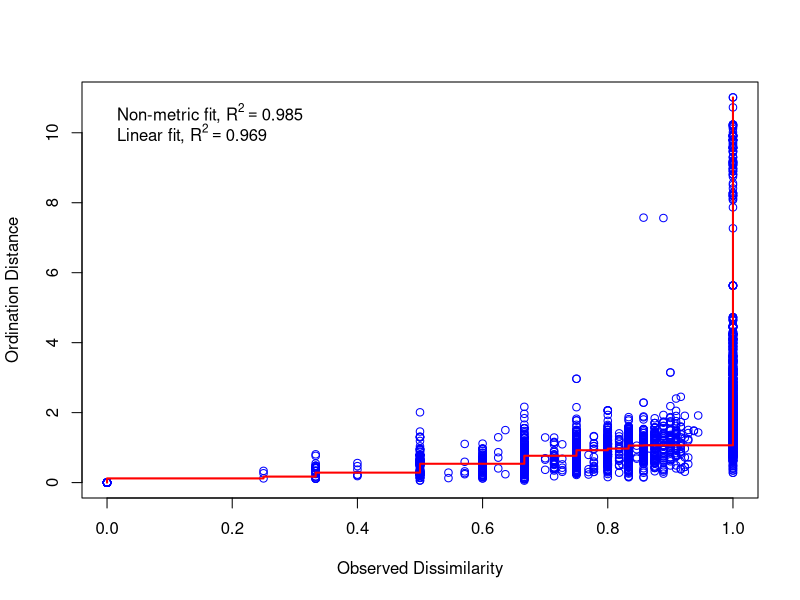
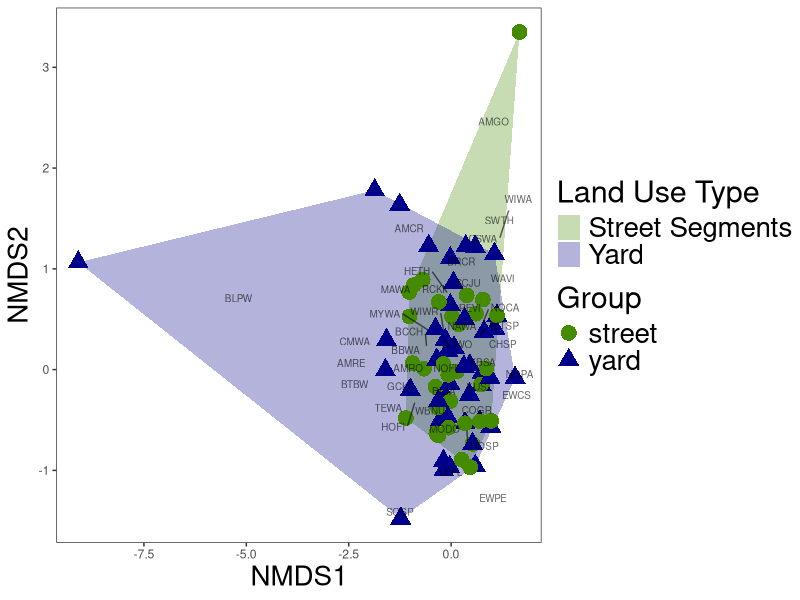

Recreate these plots in R, in order.
# Resrouces: 
# Plotting NMDS: https://chrischizinski.github.io/rstats/vegan-ggplot2/


# Packages used: 
library(tidyverse)
library(vegan)
library(ggplot2)
library(ggrepel)


# Loading in the data
dataglobal <- read.csv("2-Cleaned_data/cleaned_df.csv")

spring_visits <- dataglobal %>% 
  # Adding a column that identifies each visit 
  unite("SurveyID", Code, Date, remove = TRUE) %>% 
  # Subsetting to only include spring season
  subset(Season == "Spring") %>% 
  drop_na(Bird.code)


#------------------------------------------------------------------------------#
                     # FORMATTING THE DATAFRAME #
#------------------------------------------------------------------------------#

# Converting the dataset into a matrix format
# where rows are sites and includes land use identity (yard or street) 

spring_data_matrix <- spring_visits %>%
  filter(!grepl("Unknown", Bird.code)) %>% 
  dplyr::select(SurveyID, Landtype, Bird.code) %>%
  distinct() %>%
  mutate_at(vars(SurveyID), as.factor) %>% 
  mutate(Present = 1) %>%
  pivot_wider(
    id_cols = c(SurveyID, Landtype),
    names_from = Bird.code,
    values_from = Present,
    values_fill = 0) %>% 
  column_to_rownames(var = "SurveyID")


# Dataframe that distance matrix will be calculated from
spring_dist_df <- spring_data_matrix %>% 
  # Removing landtype column so distance matrix can be calculated
  dplyr::select(-(Landtype))


#------------------------------------------------------------------------------#
                                  # NMDS #
#------------------------------------------------------------------------------#
head(spring_dist_df)

bird_NMDS_spring = metaMDS(spring_dist_df, 
                    distance = "jaccard",
                    # Increasing to 3D because it drops stress below 0.2
                    k=2)

# Extracting stress metric 
bird_NMDS_spring$stress
# Visualising stress
stressplot(bird_NMDS_spring)


#------------------------------------------------------------------------------#
                            # NMDS PLOT #
#------------------------------------------------------------------------------#


# Extracting site scores and converting to df using 'scores' function (vegan)
data.scores_sp <- as.data.frame(scores(bird_NMDS_spring, display = "sites"))
# Creating a new column (site) from the row names 
data.scores_sp$site <- rownames(data.scores_sp)
# Creating a column for group (street or yard) based on Landtype column of data_matrix_group
data.scores_sp$Group <- spring_data_matrix$Landtype


# Extracting species scores and converting to df using 'scores' function (vegan)
species.scores_sp <- as.data.frame(scores(bird_NMDS_spring, display = "species"))
# Creating a new column (species) from the row names
species.scores_sp$species <- rownames(species.scores_sp)



# Calculating the hull values for each group (yard or street)
grp.yard_sp <- data.scores_sp[data.scores_sp$Group == "yard", ][chull(data.scores_sp[data.scores_sp$Group == "yard", c("NMDS1", "NMDS2")]), ]


grp.street_sp <- data.scores_sp[data.scores_sp$Group == "street", ][chull(data.scores_sp[data.scores_sp$Group == "street", c("NMDS1", "NMDS2")]), ]


# Combining hull values for both groups
hull.data_sp <- rbind(grp.yard_sp, grp.street_sp)





spring_nmds_plot <- ggplot() +
  # Adding the group hulls
  geom_polygon(data = hull.data_sp,
               aes(NMDS1, NMDS2, fill = Group, group = Group),
               alpha = 0.3) +
  # Adding the site points to the plot
  geom_point(data = data.scores_sp,
             aes(NMDS1, NMDS2, colour = Group, shape = Group),
             size = 5) +
  # Adding the species labels to the plot
  geom_text_repel(data = species.scores_sp,
                  aes(NMDS1, NMDS2, label = species),
                  size = 2.5,
                  alpha = 0.6) +
  # Colouring the two groups
  scale_colour_manual(values = c("yard"="darkblue","street"="chartreuse4")) +
  scale_fill_manual(labels= c("Street Segments", "Yard"), values = c("yard" = "darkblue", "street" = "chartreuse4")) +
  labs(fill="Land Use Type") +
  theme_test() + 
  theme(# Making axis labels larger
    axis.title.x = element_text(size=20), 
    axis.title.y = element_text(size=20), 
    legend.title = element_text(size =22), 
    legend.text = element_text(size = 20), 
    legend)



ggsave(spring_nmds_plot, 
       filename = "Q2.2_Spring_NMDS_plot.png",
       path = "4-Output/Figures",
       device = "png",
       height = 6, width = 10, units = "in")
